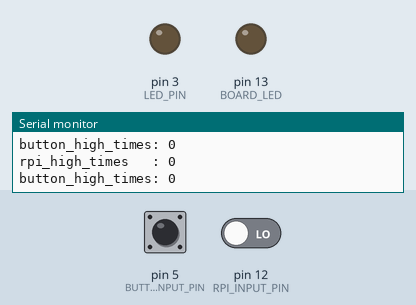
This sketch was run on a simulated Arduino Uno, built with avr-gcc and run on an emulated ATmega328P. On the bench: output pins drawn as LEDs (lit = HIGH), the last lines printed to the serial monitor. Inputs (shaded band) come from the test bench; at power-on: pin 12 (RPI_INPUT_PIN) LOW, pin 5 (BUTTON_INPUT_PIN) LOW.

Above: at 1.2 s.
1.3 s: pin 12 (RPI_INPUT_PIN) driven HIGH
At 1.65 s:
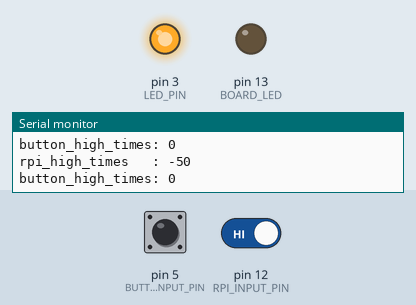
4.3 s: pin 5 (BUTTON_INPUT_PIN) pulled HIGH for 1 s
At 4.67 s:
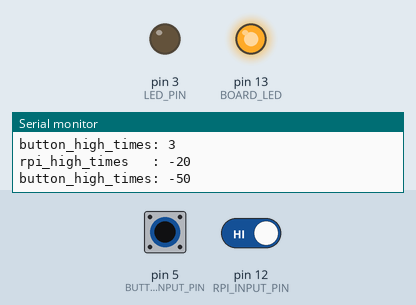
7.3 s: pin 5 (BUTTON_INPUT_PIN) pulled HIGH for 3.2 s
At 12.61 s:
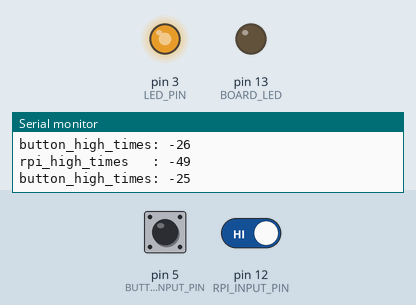
Timing chart, 0 to 17.5 s (numbered marks = the images above; inputs shaded):
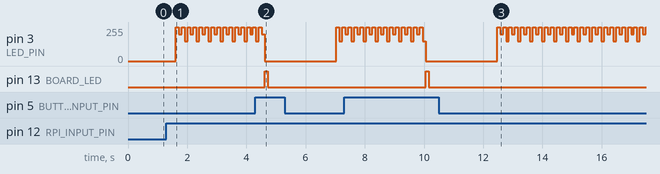

Measured:
- after the input at 1.3 s, pin 3 (LED_PIN): 0/255 → 255/255 after 0.31 s, then repeats every 0.40 s: 200/255 0.10 s, 255/255 0.10 s, 150/255 0.10 s, 255/255 0.10 s
- after the input at 4.3 s, pin 13 (BOARD_LED): LOW → HIGH after 0.32 s, → LOW 0.10 s later
- after the input at 7.3 s, pin 13 (BOARD_LED): LOW → HIGH after 2.8 s, → LOW 0.10 s later

The sketch:

fire_ard_sketch.ino
```cpp
const int LED_PIN = 3;
const int RPI_INPUT_PIN = 12;
const int BUTTON_INPUT_PIN = 5;
const int BOARD_LED = 13;
int isOn = 0;
int led_values[] = {255, 200, 255, 150};
int led_value_fig = 0;  // 0 - 3
int rpi_high_times = 0;
int button_high_times = 0;

void setup() {
  pinMode(RPI_INPUT_PIN, INPUT);
  pinMode(BUTTON_INPUT_PIN, INPUT);  // could change isOn status without Raspberry PI
  pinMode(BOARD_LED, OUTPUT);  // describe changed isOn with LED on the board in change_isOn()
  Serial.begin(9600);
}

void loop() {
  change_isOn(&rpi_high_times, RPI_INPUT_PIN);
  change_isOn(&button_high_times, BUTTON_INPUT_PIN);

  if(isOn > 0){
    fire(&led_value_fig);
  }else{
    analogWrite(LED_PIN, 0); // LED OFF
  }
  Serial.print("rpi_high_times   : ");
  Serial.println(rpi_high_times);
  Serial.print("button_high_times: ");
  Serial.println(button_high_times);
  delay(100);
}

void fire(int *value_fig){
    analogWrite(LED_PIN, led_values[*value_fig]); // 0 - 255
    *value_fig += 1;
    if(*value_fig > 3){
      *value_fig = 0;
    }
    return;
}

void change_isOn(int *high_times, int INPUT_PIN){
  if(*high_times < 0){
    // do not change status immediately after status changed
    *high_times += 1;
    digitalWrite(BOARD_LED, LOW);
  }else if(digitalRead(INPUT_PIN) == HIGH){
    *high_times += 1;
    if(*high_times > 3){  // pushing 0.4 secs
      isOn = 1 - isOn;
      *high_times = -50; // wait 5 secs after status changed
      digitalWrite(BOARD_LED, HIGH);
    }
  }else{
    *high_times = 0;
    digitalWrite(BOARD_LED, LOW);
  }
  return;
}
```
